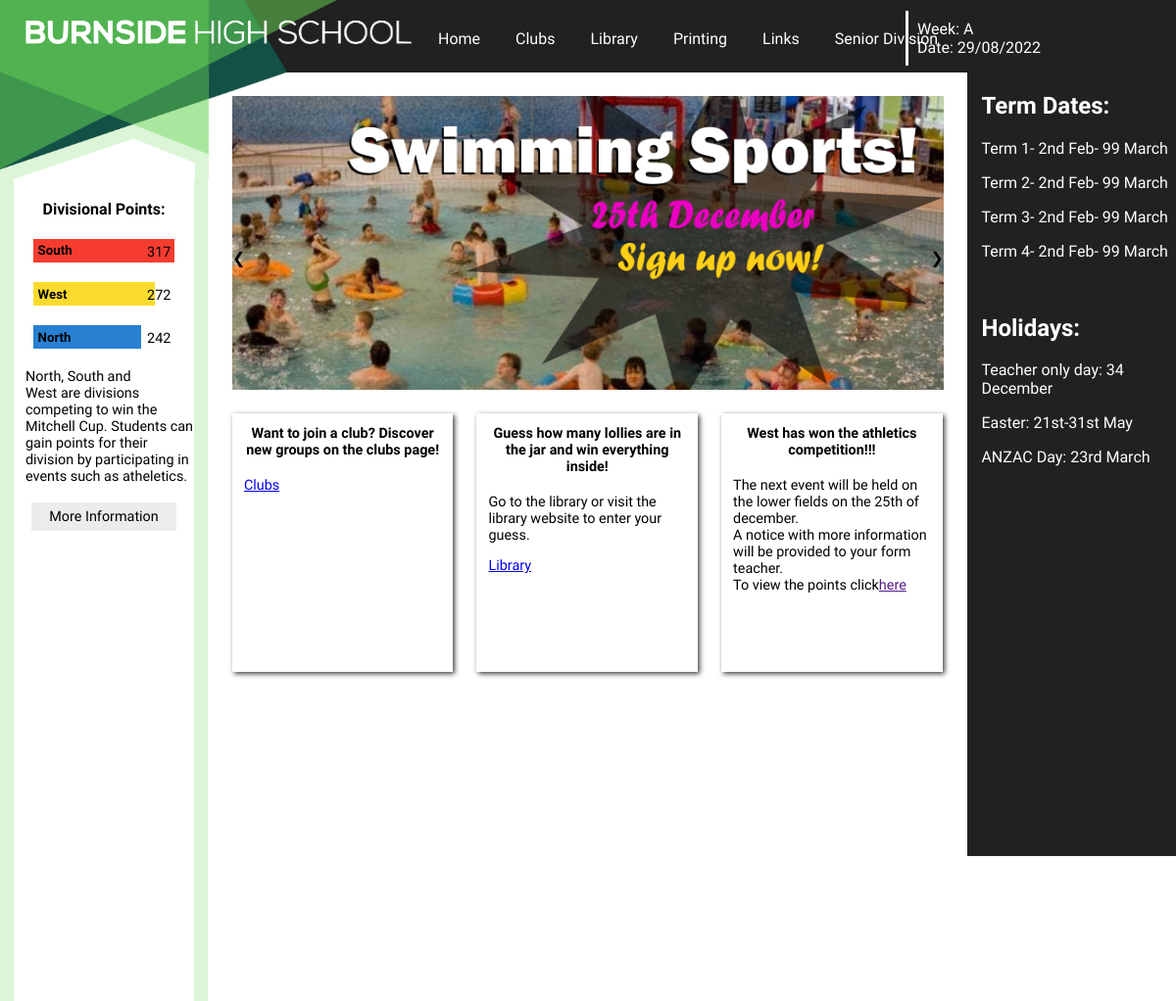
The page / on the database its author committed.
### tables this page shows
CREATE TABLE Divisions (id INTEGER PRIMARY KEY, name STRING, colour STRING);

### main.py (the view)
@app.route('/')
def home():
    first = ['north', 0]
    second = ['north', 0]
    third = ['north', 0]
    north = ['North', 0]
    south = ['South', 0]
    west = ['West', 0]
    results = connectsql("db/Divisionalpoints.db", "SELECT colour, name FROM Divisions")
    for result in results:
        if result[1] == 'north':
            north.append(result[0])
        if result[1] == 'south':
            south.append(result[0])
        if result[1] == 'west':
            west.append(result[0])
    thing = connectsql("db/Divisionalpoints.db", "SELECT north, south, west\
                       FROM Points")
    for item in thing:
        north[1] = north[1] + item[0]
        south[1] = south[1] + item[1]
        west[1] = west[1] + item[2]
    divisions = [north, south, west]
    for division in divisions:
        if division[1] > first[1]:
            first = division
    divisions.remove(first)
    for division in divisions:
        if division[1] > second[1]:
            second = division
    divisions.remove(second)
    for division in divisions:
        third = division
    ''' define division values, name and colour eg.num1=largest number,
    name3=name of div with least points etc. to display'''
    num1 = first[1]
    num2 = second[1]
    num3 = third[1]
    name1 = first[0]
    name2 = second[0]
    name3 = third[0]
    col1 = first[2]
    col2 = second[2]
    col3 = third[2]
    namecount=connectsql("db/SlideShow.db", "SELECT COUNT(name) FROM 'order'")
    for namec in namecount:
        namecount=namec[0]
    namelist=[]
    for i in range(namecount):
        name=connectsql("db/SlideShow.db", f'SELECT name FROM "Order" WHERE "order"={i+1}')
        namelist.append(name)
    return render_template('home2.html', num1=num1, num2=num2, num3=num3,
                           name1=name1, name2=name2, name3=name3, col1=col1,
                           col2=col2, col3=col3, week=week,
                           date=date,namelist=namelist,namecount=namecount)

### main.py (called while the page is built)
def connectsql(data, query):
    with sqlite3.connect(data) as connection:
        cursor = connection.cursor()
        cursor.execute(query)
        results = cursor.fetchall()
        return results

### templates/home2.html (shortened to what this page needs)
{% extends 'layout.html' %}
{% block content %}
    <div class="slideshow">
        {% for n in range(namecount) %}
            <div class="slideshow-slide">
                {% for r in namelist[n] %}
                    <img src='/static/live main widget/{{r[0]}}'>
                {% endfor %}
            </div>
        {% endfor %}
        <a class="prev" onclick="increaseid(-1)">&#10094;</a>
        <a class="next" onclick="increaseid(1)">&#10095;</a>
    </div>
    <div class="termdates">
        <h2>Term Dates:</h2>
        <p>Term 1- 2nd Feb- 99 March</p>
        <p>Term 2- 2nd Feb- 99 March</p>
        <p>Term 3- 2nd Feb- 99 March</p>
        <p>Term 4- 2nd Feb- 99 March</p>
        <br>
        <h2>Holidays:</h2>
        <p>Teacher only day: 34 December</p>
        <p>Easter: 21st-31st May</p>
        <p>ANZAC Day: 23rd March</p>
    </div>
    <div class="boxes">
        <div class="box">
            <h4>Want to join a club? Discover new groups on the clubs page!</h4>
            <a id="nav-link1" href="/clubs">Clubs</a>
        </div>
        <div class="box">
            <h4>Guess how many lollies are in the jar and win everything inside!</h4>
            <p>Go to the library or visit the library website to enter your guess.</p>
            <a id="nav-link2" href="http://opac.burnside.school.nz:2000/#!dashboard" target="_blank">Library</a>
        </div>
        <div class="box">
            <h4>West has won the athletics competition!!!</h4>
            <p>The next event will be held on the lower fields on the 25th of december.<br>A notice with more information will be provided to your form teacher.<br>To view the points click<a href src=/divpoints>here</a></p>
        </div>
    </div>
{% endblock %}
{% block sidebar %}
    <div class=divpoints>
        <h4>Divisional Points:</h4>
        <div class=first style='background-color: #{{col1}}'><h5>{{name1}}</h5></div>
        <div class=number><p>{{num1}}</p></div>
        <div class=second style='background-color: #{{col2}}; width:calc(({{num2}}/{{num1}})*12vw)'><h5>{{name2}}</h5></div>
        <div class=number><p>{{num2}}</p></div>
        <div class=second style='background-color: #{{col3}}; width:calc(({{num3}}/{{num1}})*12vw)'><h5>{{name3}}</h5></div>
        <div class=number><p>{{num3}}</p></div>
        <p>North, South and West are divisions competing to win the Mitchell Cup. Students can gain points for their division by participating in events such as atheletics.</p>
        <div class='link'>
                <a href="/divpoints"><p>More Information</p></a>
        </div>
    </div>
{% endblock %}

### static/css/style.css (style rules this page uses)
body { font-family: 'Raleway', sans-serif; margin: 0; background-color: white; background-size: 30vw, 15.0857142857vw; }
.sidenav p { margin-left:1vw; }
.divpoints p { text-align: left; font-size: 90%; }
.divpoints h4 { text-align: center; }
.divpoints h5 { width:3vw; margin:0.38vw; float:left; margin-right:0; }
.number p { float:right; text-align: right; margin:0.25vw; padding:0; width:2vw; margin-left: 0; margin-right:2vw; position:relative; top:-3.5vw; }
.first { width:12vw; height:2vw; margin:1.67vw; }
.second { height:2vw; margin:1.67vw; margin-right:0; }
h4 { text-align:center; }
.link p { background-color:#ecececff; margin:1.5vw; padding:.5vw; text-align: center; text-decoration: none; color: black; }
.sidenav a { text-decoration:none; }
.slideshow img { width: 60.5vw; height: 25vw; padding: 2vw; object-fit: cover; }
.slideshow { width:40vw; height:25vw; }
.prev, .next { cursor:pointer; transition: 0.6s ease; user-select: none; top:15vw; position:absolute; }
.next { right:2vw; }
.prev { left:2vw; }
.termdates { width: 16.55vw; height:100vh; background-color:rgba(33, 33, 33, 100); padding-left:1.2vw; position:fixed; top:6.15vw; right:0vw; color: white; }
.boxes { width:100%; float:left; position:relative; }
.box { position:relative; height:20vw; width:16.8vw; padding:1vw; margin:2vw; margin-right:0; margin-bottom:30vw; float:left; top:2vw; box-shadow: 2px 2px 5px rgba(0, 0, 0, 0.75); font-size:1.2vw; }
.box h4 { margin-top:0; }

### rows shown on the page
Divisions: name "South"
Divisions: name "West"
Divisions: name "North"

### other values the page prints
{{ week }} "A"
{{ date }} "29/08/2022"
{{ num1 }} "317"
{{ num2 }} "272"
{{ num3 }} "242"
